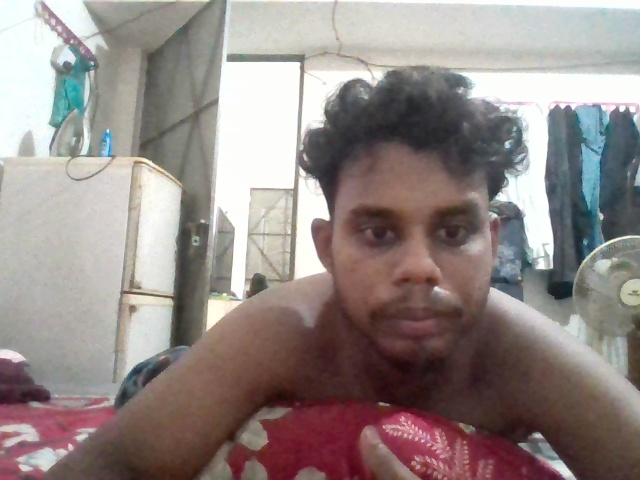
#> input picture dataset/Abir/Abir_0.jpg, 640 x 480 px
$ python face_recognition_client.py
#> lines starting #> are read from the running program, lines starting #| are printed output that depends on the picture
"""
Smart Security System - Laptop Side (Fixed ভার্সন)
------------------------------------
এই ভার্সনে যা ফিক্স করা হয়েছে:
  1. Training আর Recognition দুই জায়গাতেই face একই size-এ resize করা হয় +
     histogram equalization করা হয় (lighting পার্থক্যের কারণে "চেনা মানুষ অচেনা"
     সমস্যা কমানোর জন্য)।
  2. Debug মোডে প্রতিটা face-এর confidence value print হয়, যাতে তুমি নিজের
     dataset অনুযায়ী সঠিক CONFIDENCE_THRESHOLD ঠিক করতে পারো।
  3. Webcam খোলার সময় CAP_DSHOW backend ব্যবহার করা হয় (MSMF error এড়াতে)।
  4. detectMultiScale-এ minSize যোগ করা হয়েছে, যাতে ছোট/ভুল region face হিসেবে
     ধরা না পড়ে।

প্রয়োজনীয় লাইব্রেরি:
    pip install opencv-contrib-python requests numpy

ফোল্ডার স্ট্রাকচার (আগের মতোই):
    dataset/
        person_name_1/
        person_name_2/
    unknown_faces/
"""

import cv2
import os
import time
import requests
import numpy as np

# ---------------------- CONFIG ----------------------
ESP32_IP = "192.168.1.170"
ESP32_OPEN_URL = f"http://{ESP32_IP}/door_open"
ESP32_ALERT_URL = f"http://{ESP32_IP}/unknown_alert"
ESP32_MOTION_URL = f"http://{ESP32_IP}/motion_status"

_SCRIPT_DIR = os.path.dirname(os.path.abspath(__file__))
DATASET_DIR = os.path.join(_SCRIPT_DIR, "..", "dataset")
UNKNOWN_DIR = os.path.join(_SCRIPT_DIR, "..", "unknown_faces")

# ⚠️ এটাই মূল টিউনিং প্যারামিটার। DEBUG_MODE = True রেখে আগে actual confidence
# value গুলো দেখে নাও (known vs unknown), তারপর এই মান ঠিক করো।
# CLAHE preprocessing-এর পর Abir-এর confidence অনেক স্থিতিশীল (৯৯.৫-১০২.৪),
# তাই threshold তার একটু উপরে বসানো হলো।
CONFIDENCE_THRESHOLD = 110

REQUIRED_CONSECUTIVE_MATCHES = 1   # ১ বার known হলেই এখন দরজা খুলবে (false-positive protection কমে গেল)
MOTION_POLL_INTERVAL = 1.0
RECOGNITION_WINDOW_SECONDS = 8
COOLDOWN_AFTER_TRIGGER = 5

FACE_SIZE = (200, 200)   # training আর recognition দুই জায়গাতেই এই সাইজে resize হবে
DEBUG_MODE = True        # terminal-এ confidence value print হবে কিনা

# ল্যাপটপের বিল্ট-ইন ক্যামেরা সাধারণত 0, external webcam সাধারণত 1 বা তার বেশি।
# find_camera_index.py চালিয়ে সঠিক নাম্বারটা বের করে এখানে বসাও।
CAMERA_INDEX = 0
# ------------------------------------------------------

os.makedirs(UNKNOWN_DIR, exist_ok=True)

face_cascade = cv2.CascadeClassifier(
    cv2.data.haarcascades + "haarcascade_frontalface_default.xml"
)
# grid_x/grid_y বাড়িয়ে finer local detail ধরা হচ্ছে, যাতে দুইজনের মুখের
# পার্থক্য background-এর চেয়ে বেশি গুরুত্ব পায় (default grid_x=8, grid_y=8)
recognizer = cv2.face.LBPHFaceRecognizer_create(radius=1, neighbors=8, grid_x=10, grid_y=10)


# CLAHE (Contrast Limited Adaptive Histogram Equalization) - সাধারণ equalizeHist()
# এর চেয়ে আলোর তারতম্য অনেক ভালোভাবে সামলায়, তাই confidence value বেশি স্থিতিশীল থাকে
_clahe = cv2.createCLAHE(clipLimit=2.0, tileGridSize=(8, 8))


def preprocess_face(gray_face):
    """Training আর recognition দুই জায়গাতেই একই preprocessing হওয়া জরুরি,
    নাহলে lighting/size পার্থক্যের কারণে চেনা মানুষও অচেনা লাগতে পারে।
    CLAHE ব্যবহার করা হচ্ছে কারণ এটা লোকাল কনট্রাস্ট adjust করে, ফলে
    উজ্জ্বল/অন্ধকার আলোতেও face pattern প্রায় একই রকম থাকে।"""
    resized = cv2.resize(gray_face, FACE_SIZE)
    equalized = _clahe.apply(resized)
    return equalized


def train_recognizer():
    """dataset/ ফোল্ডার থেকে ছবি পড়ে LBPH মডেল ট্রেইন করে।"""
    faces, labels = [], []
    label_map = {}
    current_label = 0

    if not os.path.isdir(DATASET_DIR):
        print(f"[!] '{DATASET_DIR}' ফোল্ডার পাওয়া যায়নি। প্রথমে dataset তৈরি করো।")
        return None, {}

    for person_name in sorted(os.listdir(DATASET_DIR)):
        person_path = os.path.join(DATASET_DIR, person_name)
        if not os.path.isdir(person_path):
            continue
        label_map[current_label] = person_name

        image_count = 0
        for img_name in os.listdir(person_path):
            img_path = os.path.join(person_path, img_name)
            gray = cv2.imread(img_path, cv2.IMREAD_GRAYSCALE)
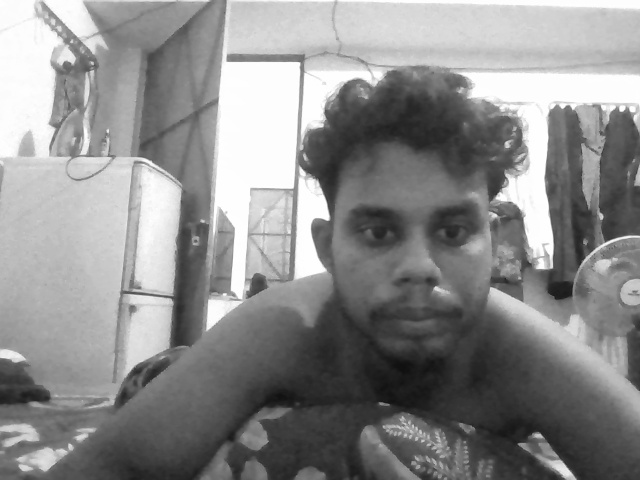
#> gray: shape (480, 640); min 15, max 255, mean 139.9
            if gray is None:
                print(f"    [!] পড়া যায়নি (করাপ্ট/ভুল ফরম্যাট): {img_name}")
                continue
            detected = face_cascade.detectMultiScale(
                gray, 1.1, 5, minSize=(80, 80)
            )
#> detected = [[302, 146, 220, 220]]
            if len(detected) == 0:
                print(f"    [!] মুখ শনাক্ত হয়নি: {img_name}")
                continue
            for (x, y, w, h) in detected:
                face_roi = gray[y:y + h, x:x + w]
                faces.append(preprocess_face(face_roi))
                labels.append(current_label)
                image_count += 1
#> this loop made 1 pass
#> (x, y, w, h, image_count) on pass 1: (302, 146, 220, 220, 1)
#> pass 1, in train_recognizer, `face_roi = gray[y:y + h, x:x + w]`:
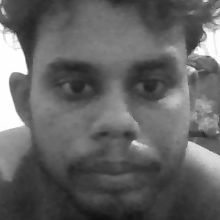
#> face_roi: shape (220, 220); min 16, max 255, mean 99.3
#> pass 1, in preprocess_face, `equalized = _clahe.apply(resized)`:
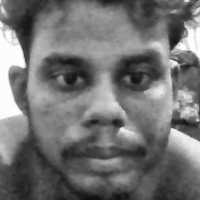
#> equalized: shape (200, 200); min 12, max 255, mean 114.1
#> after the loop, faces = 1 item; image_count = 1; labels = [0]

        print(f"    -> {person_name}: {image_count}টা face sample পাওয়া গেছে")
        if image_count < 15:
            print(f"    [!] সতর্কতা: {person_name}-এর জন্য sample সংখ্যা কম (কমপক্ষে "
                  f"20-30টা ছবি রাখলে recognition ভালো হবে)")

        current_label += 1
#> current_label = 1

    if not faces:
        print("[!] dataset-এ কোনো মুখ পাওয়া যায়নি।")
        return None, {}

    recognizer.train(faces, np.array(labels))
    print(f"[+] {len(label_map)} জনের উপর ট্রেইনিং সম্পন্ন হয়েছে: {list(label_map.values())}")
    return recognizer, label_map


# [12 lines left out: function send_command, not called in this run]


def check_motion():
    try:
        resp = requests.get(ESP32_MOTION_URL, timeout=3)
        return resp.text.strip() == "1"
    except requests.exceptions.RequestException as e:
        print(f"[!] ESP32 ({ESP32_IP}) এর সাথে সংযোগ করা যায়নি: {e}")
        return False


# [79 lines left out: function run_face_recognition_session, not called in this run]


def main():
    print("[i] Dataset থেকে training শুরু হচ্ছে...")
    recognizer_model, label_map = train_recognizer()
    if recognizer_model is None:
        return

    print("[i] সিস্টেম প্রস্তুত। ESP32-এর সেন্সরে motion-এর অপেক্ষায় আছি...")
    print("[i] বন্ধ করতে Ctrl+C চাপো।")

    poll_count = 0
    try:
        while True:
            if check_motion():
                run_face_recognition_session(recognizer_model, label_map)
                time.sleep(COOLDOWN_AFTER_TRIGGER)
            else:
                poll_count += 1
                if poll_count % 10 == 0:
                    print(f"[i] এখনো motion পাওয়া যায়নি, অপেক্ষায় আছি... (poll #{poll_count})")
                time.sleep(MOTION_POLL_INTERVAL)
    except KeyboardInterrupt:
        print("\n[i] প্রোগ্রাম বন্ধ করা হলো।")


if __name__ == "__main__":
    main()
#> (the call stopped at in check_motion, `resp = requests.get(ESP32_MOTION_URL, timeout=3)`: the network is not available in this run)

$ run again, on dataset/Abir/Abir_13.jpg
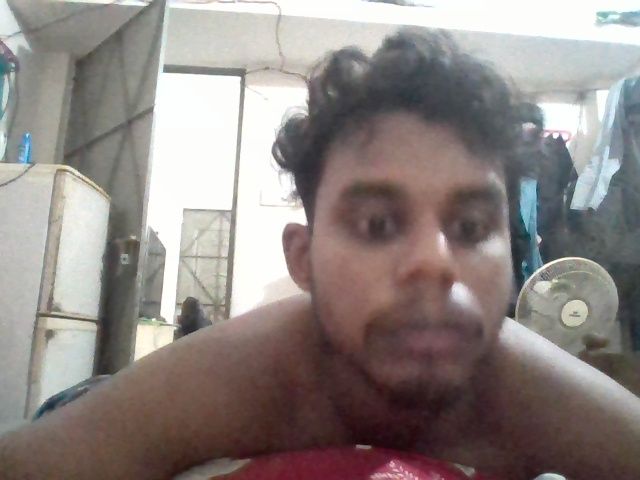
#> input picture dataset/Abir/Abir_13.jpg, 640 x 480 px
#> in train_recognizer, `gray = cv2.imread(img_path, cv2.IMREAD_GRAYSCALE)`:
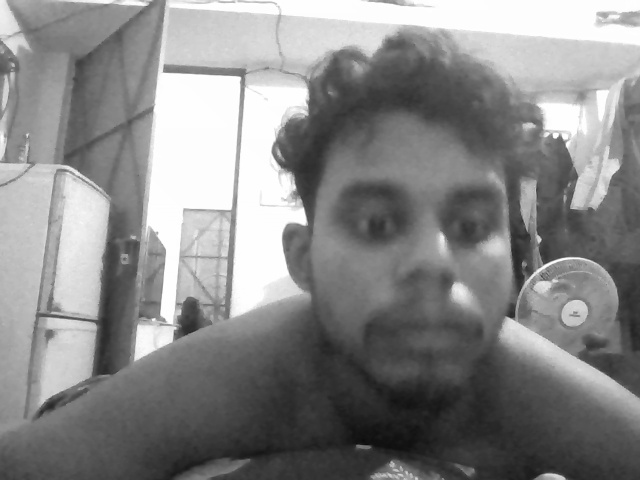
#> gray: shape (480, 640); min 10, max 255, mean 135.7
#> detected = [[287, 112, 273, 273]]
#> the loop in train_recognizer, `for (x, y, w, h) in detected:` made 1 pass
#> (x, y, w, h, image_count) on pass 1: (287, 112, 273, 273, 1)
#> pass 1, in preprocess_face, `equalized = _clahe.apply(resized)`:
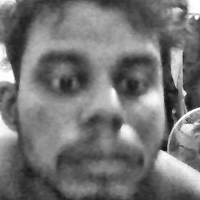
#> equalized: shape (200, 200); min 17, max 255, mean 116.9
#> after the loop in train_recognizer, `for (x, y, w, h) in detected:`: faces = 1 item; image_count = 1; labels = [0]
#|     -> Abir: 1টা face sample পাওয়া গেছে

$ run again, on dataset/Abir/Abir_14.jpg
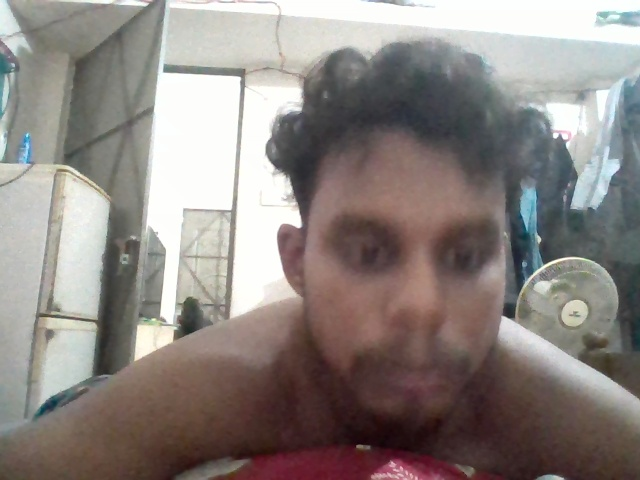
#> input picture dataset/Abir/Abir_14.jpg, 640 x 480 px
#> in train_recognizer, `gray = cv2.imread(img_path, cv2.IMREAD_GRAYSCALE)`:
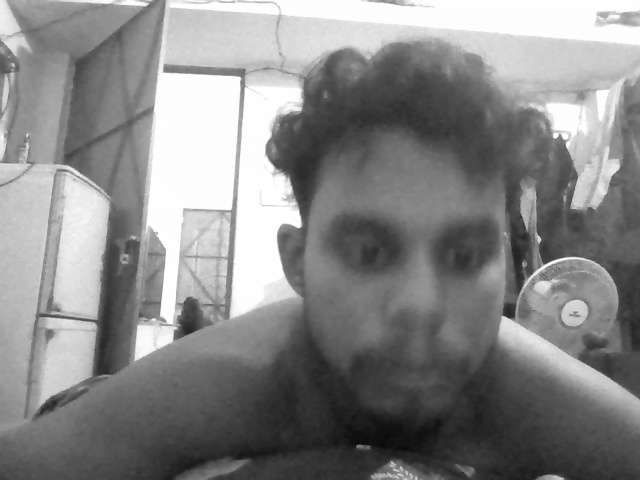
#> gray: shape (480, 640); min 8, max 255, mean 135
#> detected = [[275, 147, 276, 276]]
#> the loop in train_recognizer, `for (x, y, w, h) in detected:` made 1 pass
#> (x, y, w, h, image_count) on pass 1: (275, 147, 276, 276, 1)
#> pass 1, in preprocess_face, `equalized = _clahe.apply(resized)`:
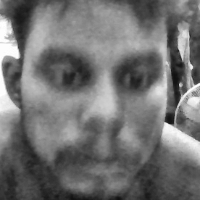
#> equalized: shape (200, 200); min 16, max 255, mean 113.5
#> after the loop in train_recognizer, `for (x, y, w, h) in detected:`: faces = 1 item; image_count = 1; labels = [0]
#|     -> Abir: 1টা face sample পাওয়া গেছে
